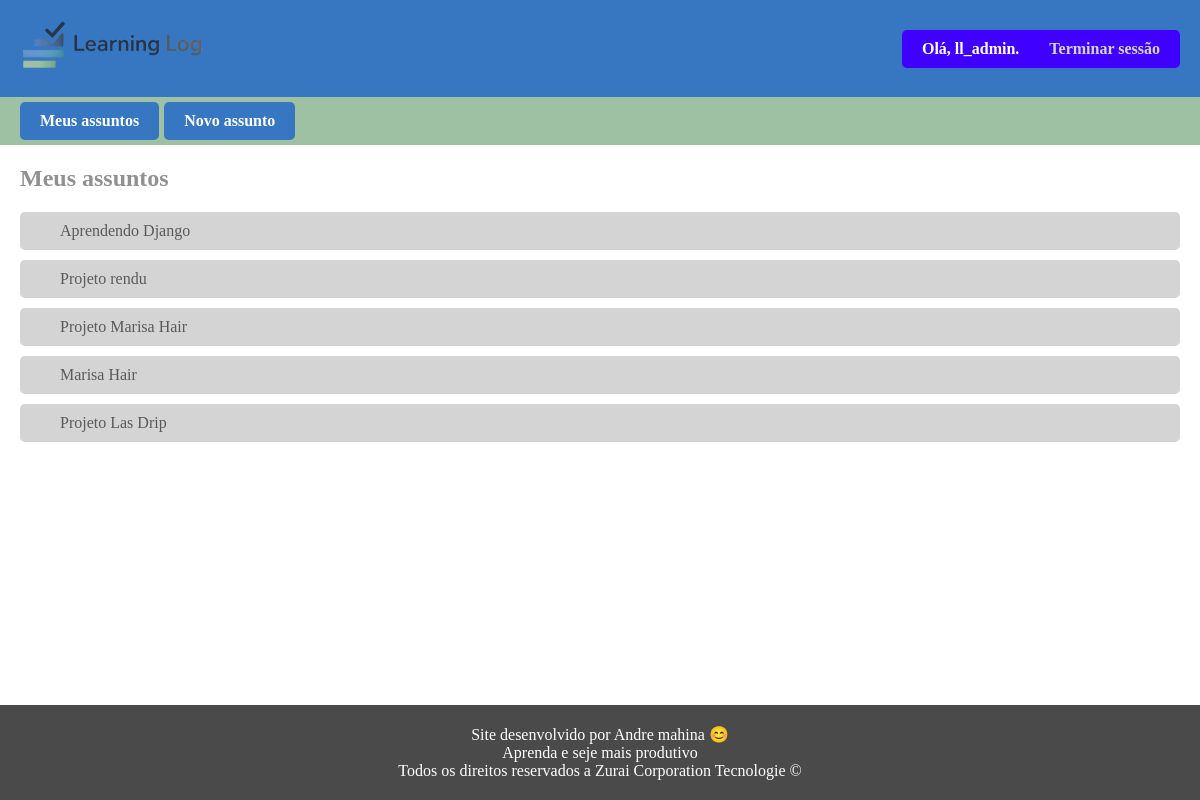
Page /assuntos/ (signed in) on the committed database.
### learning_logs/models.py (models this page shows)
class Assunto(models.Model):
    assunto = models.CharField(max_length=200)
    data = models.DateTimeField(auto_now_add=True)
    usuario = models.ForeignKey(User, on_delete=models.CASCADE)
    def __str__(self):
        return self.assunto

### learning_logs/views.py (the view)
# urls.py: path('assuntos/', views.assuntos, name='assuntos'),
@login_required
def assuntos(request):
    assuntos = Assunto.objects.filter(usuario=request.user).order_by('data')
    dados = { 'assuntos' : assuntos }
    return render(request, 'learning_logs/assuntos.html', dados)

### learning_logs/templates/learning_logs/assuntos.html
{% extends 'learning_logs/base.html' %}
{% block conteudo %}
    <div class="assuntos">
        <h2><a href="{% url 'assuntos' %}">Meus assuntos</a></h2>
        <ul type="none">
            {% for assunto in assuntos %}
                <li><a href="{% url 'assunto' assunto.id %}">{{ assunto }}</a></li>
            {% empty %}
                <li>Sem nenhum assunto no momento </li>
            {% endfor %}
        </ul>
    </div>
{% endblock conteudo %}

### learning_logs/templates/learning_logs/base.html (shortened to what this page needs)
{% load static %}
<!DOCTYPE html>
<html lang="en">
<head>
    <link rel="stylesheet" href="{% static 'css/style.css' %}">
</head>
<body>
    <header>
        <div class="logo">
            <a href="{% url 'home' %}">
                <img src="{% static 'imgs/logo2.png' %}" alt="logo learning logs">
            </a>
        </div>
        <div class="links">
            {% if user.is_authenticated %}
                Olá, {{ user.username }}.
                <a href="{% url 'logout' %}">Terminar sessão</a>
            {% else %}
                <a href="{% url 'login' %}">Login</a>
                <a href="{% url 'registrar' %}">Criar conta</a>
            {% endif %}
        </div>
    </header>
    <nav>
        <a href="{% url 'assuntos' %}">Meus assuntos</a>
        <a href="{% url 'novo_assunto' %}">Novo assunto</a>
    </nav>
    <main>
        {% block conteudo %}{% endblock %}
    </main>
    <footer>
        <p>Site desenvolvido por Andre mahina 😊</p>
        <p>Aprenda e seje mais produtivo</p>
        <p>Todos os direitos reservados a Zurai Corporation Tecnologie &copy;</p>
    </footer>
</body>
</html>

### learning_logs/static/css/style.css (style rules this page uses)
* { padding: 0; margin: 0; box-sizing: border-box; }
:root { --destaque: #3777c1; --fundo: #ffffff; --nav:#9FC1A3; --texto: #9e9e9e; --texto2: #d4d4d4; --cta: #0072bd; }
html, body { max-width: 1450px; background-color: var(--fundo); font-family: ll_font; height: 100%; }
body { display: flex; flex-direction: column; min-height: 100vh; }
a { text-decoration: none; }
header { position: sticky; top: 0; z-index: 3; background-color: var(--destaque); display: flex; align-items: center; padding: 20px; justify-content: space-between; }
header .logo a { color: var(--texto2); text-decoration: none; font: bold 2em ll_font; }
header .links { display: flex; gap: 30px; background-color: #4000ff; padding: 10px 20px; border-radius: 5px; color: rgb(255, 255, 255); font: bolder 1em ll_font; }
header .links a { text-decoration: none; color: var(--texto2); font: bold 1em ll_font; }
nav { display: flex; justify-content: start; gap: 5px; padding: 5px 20px; background-color: var(--nav); }
nav a { text-decoration: none; color: white; padding: 10px 20px; background-color: #3777c1; border-radius: 5px; font: bolder 1em ll_font; }
main { padding: 20px; flex: 1; }
main h2 { margin-bottom: 20px; }
main .assuntos h2 a { color: rgb(145, 145, 145); text-decoration: none; }
main .assuntos ul { display: grid; gap: 10px; }
main .assuntos ul li { text-decoration: none; color: var(--texto); background-color: #d4d4d4; padding: 10px 40px; border-radius: 5px; transition: all ease-in-out 0.3s; }
main .assuntos li a { color: #5a5a5a; }
footer { display: grid; background-color: rgb(74, 74, 74); color: white; padding: 20px; text-align: center; }

### rows in the picture
Assunto: assunto "Aprendendo Django"
Assunto: assunto "Projeto rendu"
Assunto: assunto "Projeto Marisa Hair"
Assunto: assunto "Marisa Hair"
Assunto: assunto "Projeto Las Drip"

### other values in the picture
{{ user.username }} "ll_admin"
